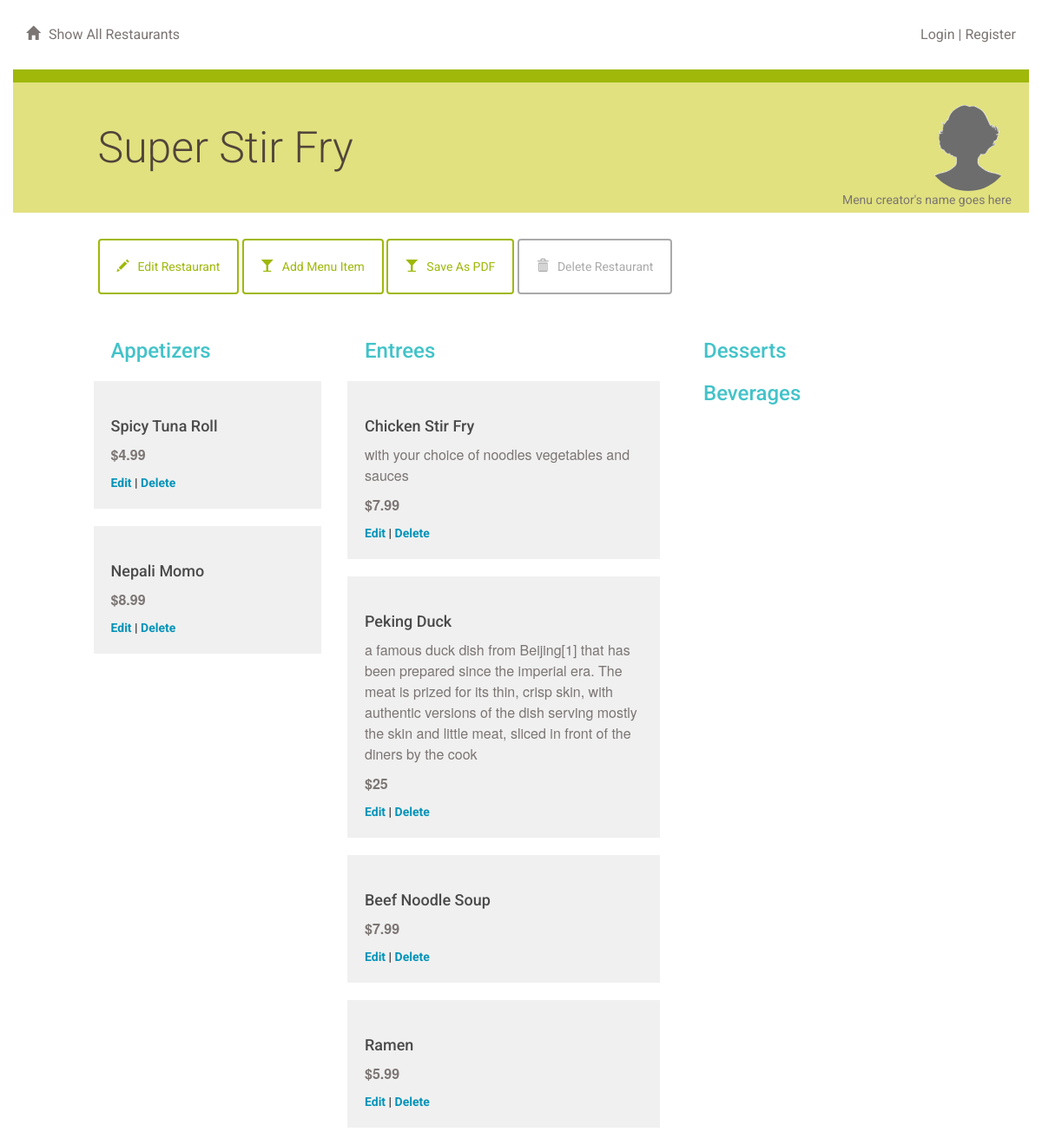
The app's page /restaurant/2/menu/ with its own data.
### project/models.py (models this page shows, shortened)
class Restaurant(db.Model):
    id = db.Column(db.Integer, primary_key=True)
    name = db.Column(db.String(250), nullable=False)

class MenuItem(db.Model):
    name = db.Column(db.String(80), nullable=False)
    id = db.Column(db.Integer, primary_key=True)
    description = db.Column(db.String(250))
    price = db.Column(db.String(8))
    course = db.Column(db.String(250))
    restaurant_id = db.Column(db.Integer, db.ForeignKey('restaurant.id'))
    restaurant = db.    relationship(Restaurant)

### project/main.py (the view)
@main.route('/restaurant/<int:restaurant_id>/')
@main.route('/restaurant/<int:restaurant_id>/menu/')
def showMenu(restaurant_id):
    restaurant = db.session.query(Restaurant).filter_by(id=restaurant_id).one()
    items = db.session.query(MenuItem).filter_by(
        restaurant_id=restaurant_id).all()
    return render_template('menu.html', items=items, restaurant=restaurant)

### project/templates/menu.html (shortened to what this page needs)
{% extends "main.html" %}
{% block content %}
{% include "header.html" %}
	<div class="row divider green">
		<div class="col-md-12"></div>
	</div>
	<div class="row banner menu">
		<div class="col-md-11 col-md-offset-1 padding-none">
			<h1>{{ restaurant.name }}
			<figure class="creator">
				<img src="{{ url_for('static', filename='blank_user.gif') }}">
				<figcaption>Menu creator's name goes here</figcaption>
			</figure>
			</h1>
		</div>
	</div>
	<div class="row padding-top padding-bottom">
		<div class="col-md-1"></div>
		<div class="col-md-11 padding-none">
			<a href="{{url_for('main.editRestaurant', restaurant_id = restaurant.id )}}">
				<button class="btn btn-default" id="new-menu-item">
					<span class="glyphicon glyphicon-pencil" aria-hidden="true"></span>Edit Restaurant
				</button>
			</a>
			<a href="{{url_for('main.newMenuItem', restaurant_id = restaurant.id )}}">
				<button class="btn btn-default" id="new-menu-item">
					<span class="glyphicon glyphicon-glass" aria-hidden="true"></span>Add Menu Item
				</button>
			</a>
			<a href="{{url_for('main.print_pdf', restaurant_id=restaurant.id )}}">
				<button class="btn btn-default" id="pdf">
					<span class="glyphicon glyphicon-glass" aria-hidden="true"></span>Save As PDF
				</button>
			</a>
						<a href="{{url_for('main.deleteRestaurant', restaurant_id = restaurant.id )}}">
				<button class="btn btn-default delete" id="delete-restaurant">
					<span class="glyphicon glyphicon-trash" aria-hidden="true"></span>Delete Restaurant
				</button>
			</a>
		</div>
		<div class="col-md-7"></div>
	</div>
	{% if items !=[] %}
		<div class="row">
			<div class="col-md-1"></div>
			<div class="col-md-3">
				<h2>Appetizers</h2>
					{% for i in items %}
						{% if i.course == 'Appetizer' %}
							<div class="menu-item">
								<h3>{{i.name}}</h3>
								<p class="menu-price">{{i.price}}</p>
								<a href='{{url_for('main.editMenuItem', restaurant_id = restaurant.id, menu_id=i.id ) }}'>Edit</a> |
								<a href='{{url_for('main.deleteMenuItem', restaurant_id = restaurant.id, menu_id=i.id ) }}'>Delete</a>
							</div>
						{% endif %}
					{% endfor %}
			</div>
			<div class="col-md-4">
				<h2>Entrees</h2>
					{% for i in items %}
						{% if i.course == 'Entree' %}
						<div class="menu-item">
							<h3>{{i.name}}</h3>
							<p>{{i.description}}</p>
							<p class="menu-price">{{i.price}}</p>
							<a href='{{url_for('main.editMenuItem', restaurant_id = restaurant.id, menu_id=i.id ) }}'>Edit</a> |
							<a href='{{url_for('main.deleteMenuItem', restaurant_id = restaurant.id, menu_id=i.id ) }}'>Delete</a>
						</div>
						{% endif %}
					{% endfor %}
			</div>
			<div class="col-md-3">
				<h2>Desserts</h2>
				<h2>Beverages</h2>
			</div>
			<div class="col-md-1"></div>
		</div>
	{% endif %}
{% endblock %}

### project/templates/main.html (shortened to what this page needs)
<!DOCTYPE html>
<html lang="en">
	<head>
		<link rel="stylesheet" href="//netdna.bootstrapcdn.com/bootstrap/3.1.1/css/bootstrap.min.css">
		<link rel=stylesheet type=text/css href="{{ url_for('static', filename='styles.css') }}">
	</head>
	<body>
		<div class="container">
			{% block content %}
			{% endblock %}
		</div>
	</body>
</html>

### project/templates/header.html (shortened to what this page needs)
<div class="row top-menu">
	<div class="col-md-6">
		<a href="{{url_for('main.showRestaurants')}}">
			<span class="glyphicon glyphicon-home" aria-hidden="true"></span>Show All Restaurants
		</a>
	</div>
	<div class="col-md-6 text-right">
		{% if current_user.is_anonymous %}
			<a href="{{url_for('main.login')}}">
				Login
			</a>
			<a> | </a>
			<a href="{{url_for('main.register')}}">
				Register
			</a>
		{% else %}
			<a href="{{url_for('main.logout')}}">
				<span class="Login"></span>Logout
			</a>
		{% endif %}
	</div>
</div>

### project/static/styles.css (style rules this page uses)
* { font-family: "Helvetica Neue Bold", Roboto, Helvetica, Arial, sans-serif; font-weight: 700; }
h1 { font-family: "Helvetica Neue Light", Roboto, Helvetica, Arial, sans-serif; font-size: 50px; color: #51453B; line-height: 60px; font-weight: 300; }
h2 { font-size: 24px; color: #42C3C9; line-height: 29px; }
h3 { font-size: 18px; color: #4A4A4A; line-height: 23px; }
p { font-family: "Helvetica Neue", Roboto, Helvetica, Arial, sans-serif; font-size: 16px; color: #7B7573; line-height: 24px; font-weight: 400; }
a { font-size: 14px; color: #0093B9; line-height: 17px; }
.padding-top { padding-top: 30px; }
.padding-bottom { padding-bottom: 30px; }
.padding-none { padding: 0; }
.btn { padding: 20px; margin: 0; border-color: #9FB80A; border-width: 2px; color: #9FB80A;; }
.btn.delete { border-color: #aaaaaa; color: #aaaaaa; }
.glyphicon { margin-right: 10px; }
.top-menu { padding-top: 30px; padding-bottom: 30px; }
.top-menu a { margin-bottom: 0; line-height: 16px; font-size: 16px; color: #7B7573; font-weight: 400; }
.divider { height: 15px; }
.divider.green { background-color: #9FB80A; }
.banner.menu { height: 150px; background-color: #E1E17F; }
.banner h1 { margin: 45px 0; }
.menu-item { background: #F0F0F0; padding: 20px; margin: 20px; margin-left: -20px; }
.menu-price { font-weight: 700; }
.creator { padding-right: 20px; margin-top: -20px; text-align: right; float:right; }
.creator img { width: 100px; border-radius: 50%; }
.creator figcaption { font-size: 14px; color: #7B7573; font-weight: 400; margin-top: -20px; }

### records on screen
Restaurant: name "Super Stir Fry"
MenuItem: name "Spicy Tuna Roll", price "$4.99"
MenuItem: name "Nepali Momo", price "$8.99"
MenuItem: name "Chicken Stir Fry", description "with your choice of noodles vegetables and sauces", price "$7.99"
MenuItem: name "Peking Duck", description "a famous duck dish from Beijing[1] that has been prepared since the imperial era. The meat is prized for its thin, crisp skin, with authentic versions of the dish serving mostly the skin and little meat, sliced in front of the diners by the cook", price "$25"
MenuItem: name "Beef Noodle Soup", price "$7.99"
MenuItem: name "Ramen", price "$5.99"
